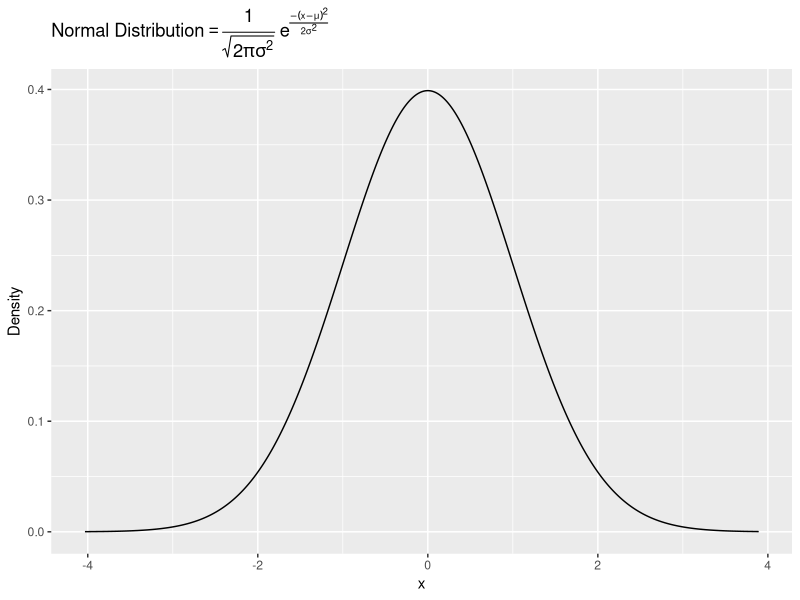
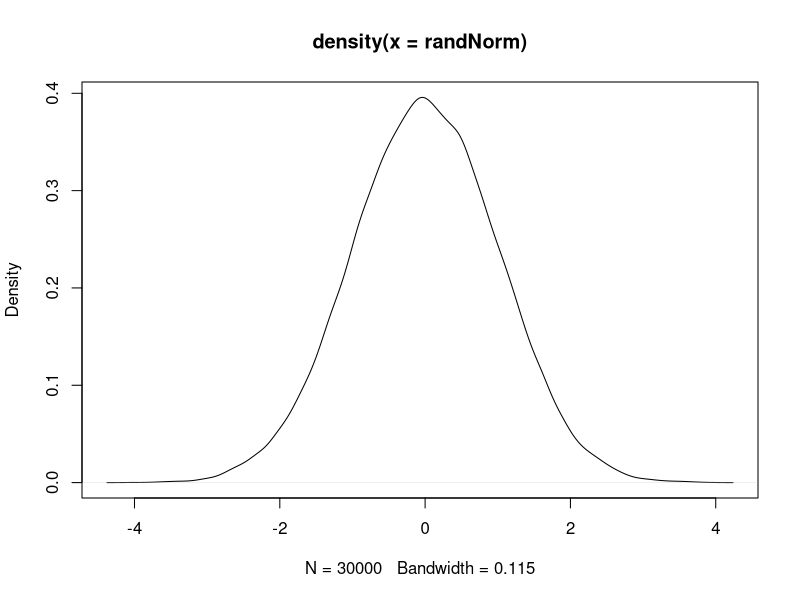
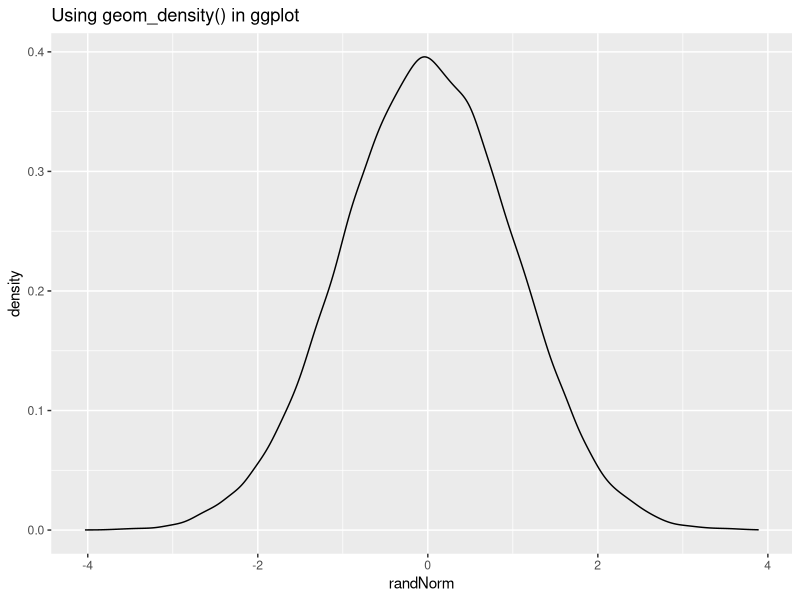
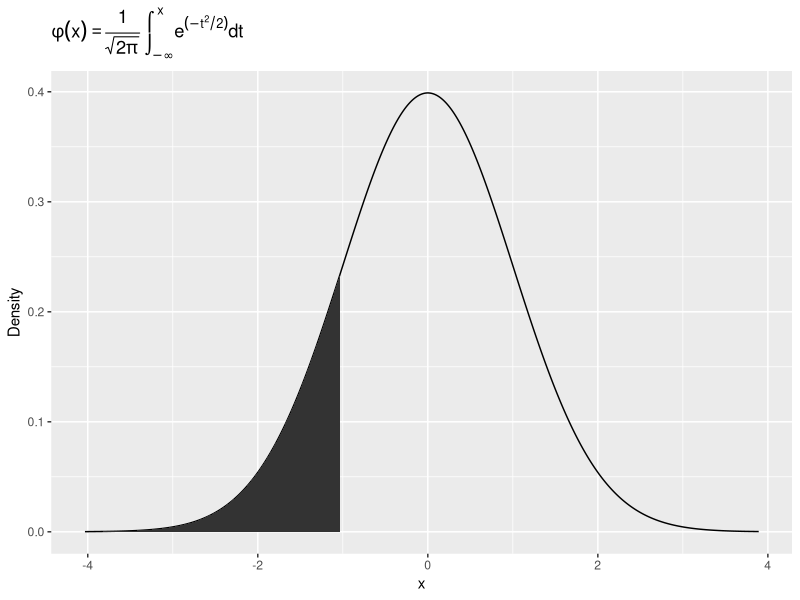
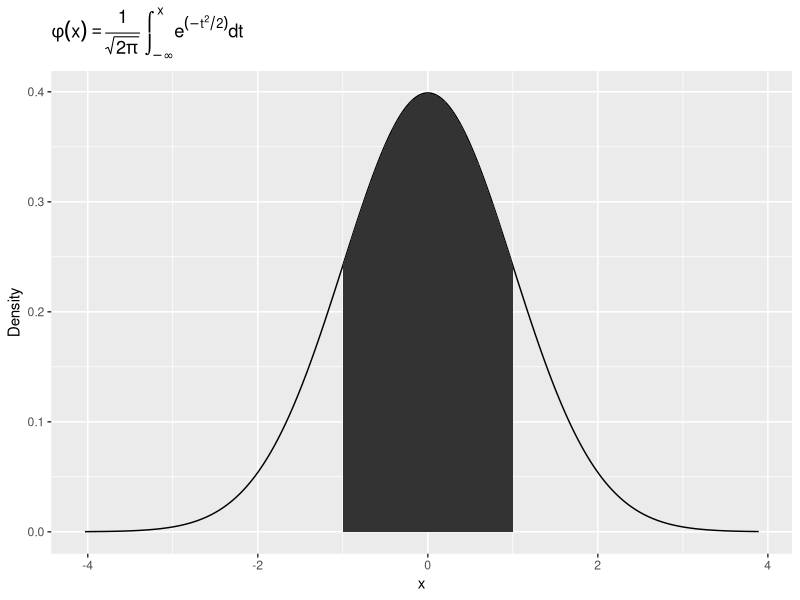
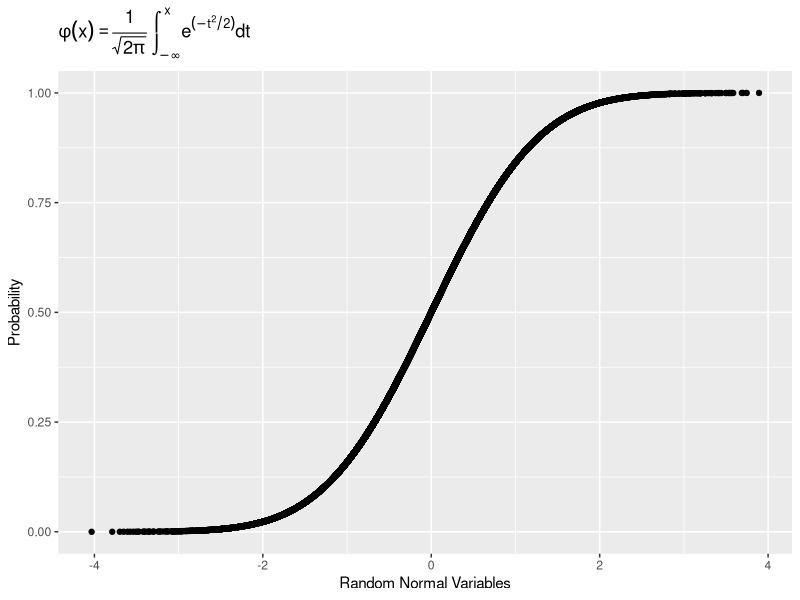

Reproduce these figures in R, in order.
## ---- chunk 1
knitr::opts_chunk$set(echo = TRUE)
## ---- chunk 2
# from R For Everyone
library(ggplot2)

randNorm <- rnorm(30000)
randDensity <- dnorm(randNorm)

p <- ggplot(data.frame(x=randNorm, y=randDensity)) + aes(x=x,y=y) + 
    geom_line() + labs(x="x", y="Density") + 
    ggtitle(expression("Normal Distribution" == paste(frac(1, sqrt(2 * pi * sigma^2)),
                                     " ", e^{frac(-(x - mu)^2, 2 * sigma^2)})))
p

# dif way to visualize plot:
plot(density(randNorm))

# using ggplot using geom_density() to find the density automagically
g <- ggplot(data.frame(randNorm), aes(randNorm)) + geom_density() + 
    ggtitle("Using geom_density() in ggplot")
g

#generate values for -1 to shade
neg1Seq <- seq(from=min(randNorm), to=-1, by=.1)

#df w/ dist value
lessthanNeg1 <- data.frame(x=neg1Seq, y=dnorm(neg1Seq))

#add endpoints
lessthanNeg1 <- rbind(c(min(randNorm), 0),
                      lessthanNeg1,
                      c(max(lessthanNeg1$x), 0))

#plot
p + geom_polygon(data=lessthanNeg1, aes(x=x, y=y)) +
        ggtitle(expression(phi(x) == paste(frac(1, sqrt(2 * pi)),
                                       " ", integral(e^(-t^2/2) * dt, -infinity, x))))

# seq from -1 to 1
neg1to1Seq <- seq(-1,1,.1)
neg1to1 <- data.frame(x=neg1to1Seq, y=dnorm(neg1to1Seq))
neg1to1 <- rbind(c(min(neg1to1$x), 0),
                 neg1to1,
                 c(max(neg1to1$x), 0))

p + geom_polygon(data=neg1to1, aes(x=x, y=y)) + 
        ggtitle(expression(phi(x) == paste(frac(1, sqrt(2 * pi)),
                                       " ", integral(e^(-t^2/2) * dt, -infinity, x))))

### let's do manually
x <- -1
sigma <- 2
mu <- 1

#manually
norm <- function(x, mu, sigma){
    1/sqrt(2*pi*sigma^2)*exp(1)^(-(x-mu)^2/(2*sigma^2))
    }
norm(x, mu, sigma)

# rfunction
dnorm(x, mu, sigma)

#cdf of standard normal distribution
randProb <- pnorm(randNorm)
cdf <- ggplot(data.frame(x=randNorm, y=randProb)) + aes(x=x, y=y) + 
    geom_point() + labs(x="Random Normal Variables", y="Probability") + 
    ggtitle(expression(phi(x) == paste(frac(1, sqrt(2 * pi)),
                                       " ", integral(e^(-t^2/2) * dt, -infinity, x))))
cdf

### let's do manually

#manually
f <- function(a) {integrate(norm(a,mu,sigma), -Inf, x, a)$value}
# rfunction
pnorm(x, mu, sigma)

